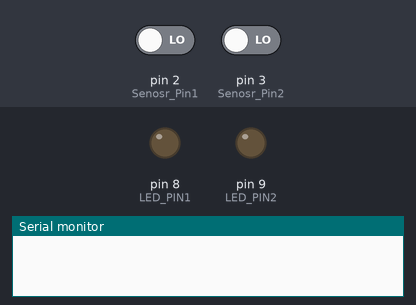
Bench run of a sketch on a simulated Arduino Uno, built with avr-gcc and run on an emulated ATmega328P. Parts: output pins drawn as LEDs (lit = HIGH), the last lines printed to the serial monitor. The inputs (shaded band) are chosen by the test bench; at power-on: pin 2 (Senosr_Pin1) LOW, pin 3 (Senosr_Pin2) LOW.

Above: at 1.2 s.
1.3 s: pin 2 (Senosr_Pin1) driven HIGH
At 1.9 s:
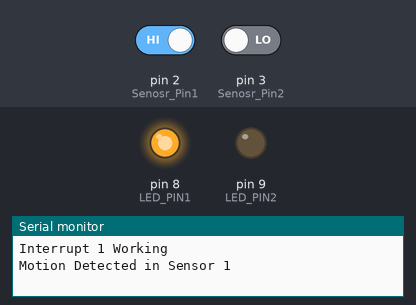
2.8 s: pin 3 (Senosr_Pin2) driven HIGH
At 3.1 s:
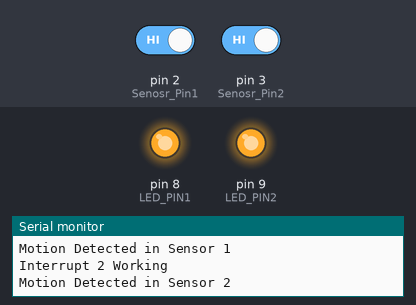
4.3 s: pin 2 (Senosr_Pin1) driven LOW
At 5.4 s:
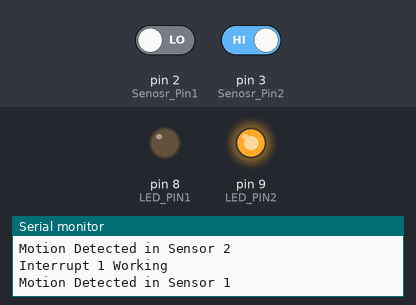
5.8 s: pin 3 (Senosr_Pin2) driven LOW
At 6.6 s:
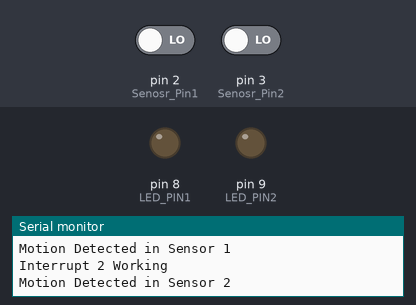
Timing chart, 0 to 8.3 s (numbered marks = the images above; inputs shaded):
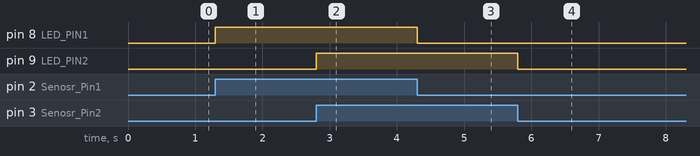

The sketch:

1.3.ino
```cpp
// C++ code
//
int val=0;
const uint8_t LED_PIN1 = 8;
const uint8_t Senosr_Pin1 = 2;
const uint8_t LED_PIN2 = 9;
const uint8_t Senosr_Pin2 = 3;


void setup()
{
  pinMode(LED_PIN1, OUTPUT);
  pinMode(Senosr_Pin1,INPUT);
  pinMode(LED_PIN2, OUTPUT);
  pinMode(Senosr_Pin2,INPUT);
  Serial.begin(9600);
  attachInterrupt(digitalPinToInterrupt(Senosr_Pin1), button_ISR1, CHANGE);
  attachInterrupt(digitalPinToInterrupt(Senosr_Pin2), button_ISR2, CHANGE);
}

void loop()
{

  delay(500);


}
void button_ISR1()
{
  val=digitalRead(Senosr_Pin1);
  Serial.println("Interrupt 1 Working");
  Serial.println("Motion Detected in Sensor 1");
  if(val==HIGH)
  {
    digitalWrite(LED_PIN1, HIGH);
  }
  else
  {
    digitalWrite(LED_PIN1, LOW);
  }
  delay(10);
}
void button_ISR2()
{
  val=digitalRead(Senosr_Pin2);
  Serial.println("Interrupt 2 Working");
  Serial.println("Motion Detected in Sensor 2");
  if(val==HIGH)
  {
    digitalWrite(LED_PIN2, HIGH);
  }
  else
  {
    digitalWrite(LED_PIN2, LOW);
  }
  delay(10);
}
```

Measured:
- after the input at 1.3 s, pin 8 (LED_PIN1): LOW → HIGH at once
- after the input at 2.8 s, pin 9 (LED_PIN2): LOW → HIGH at once
- after the input at 4.3 s, pin 8 (LED_PIN1): HIGH → LOW at once
- after the input at 5.8 s, pin 9 (LED_PIN2): HIGH → LOW at once
